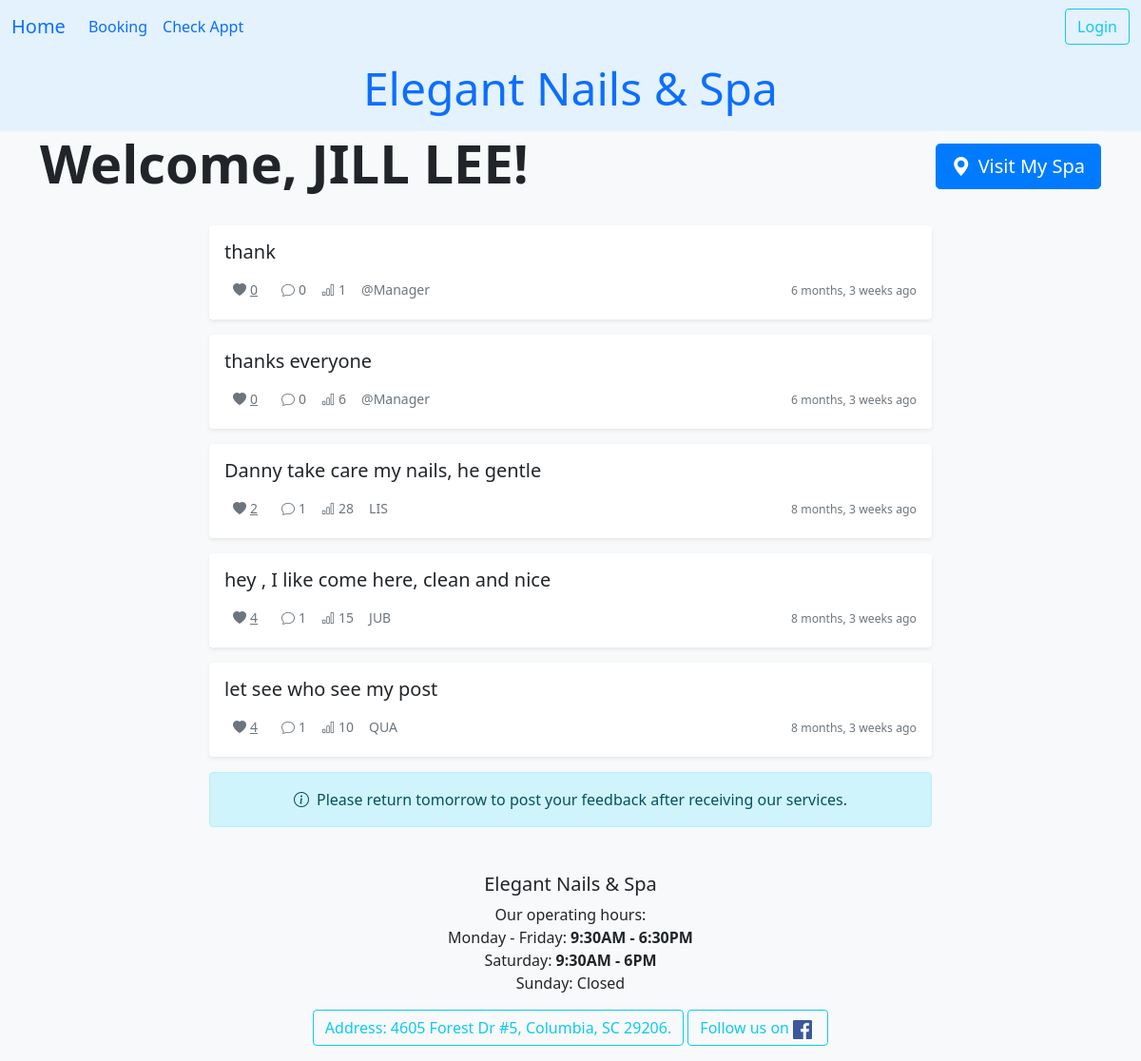
Page /ledger/chat_room/2/ on the earlier database version.
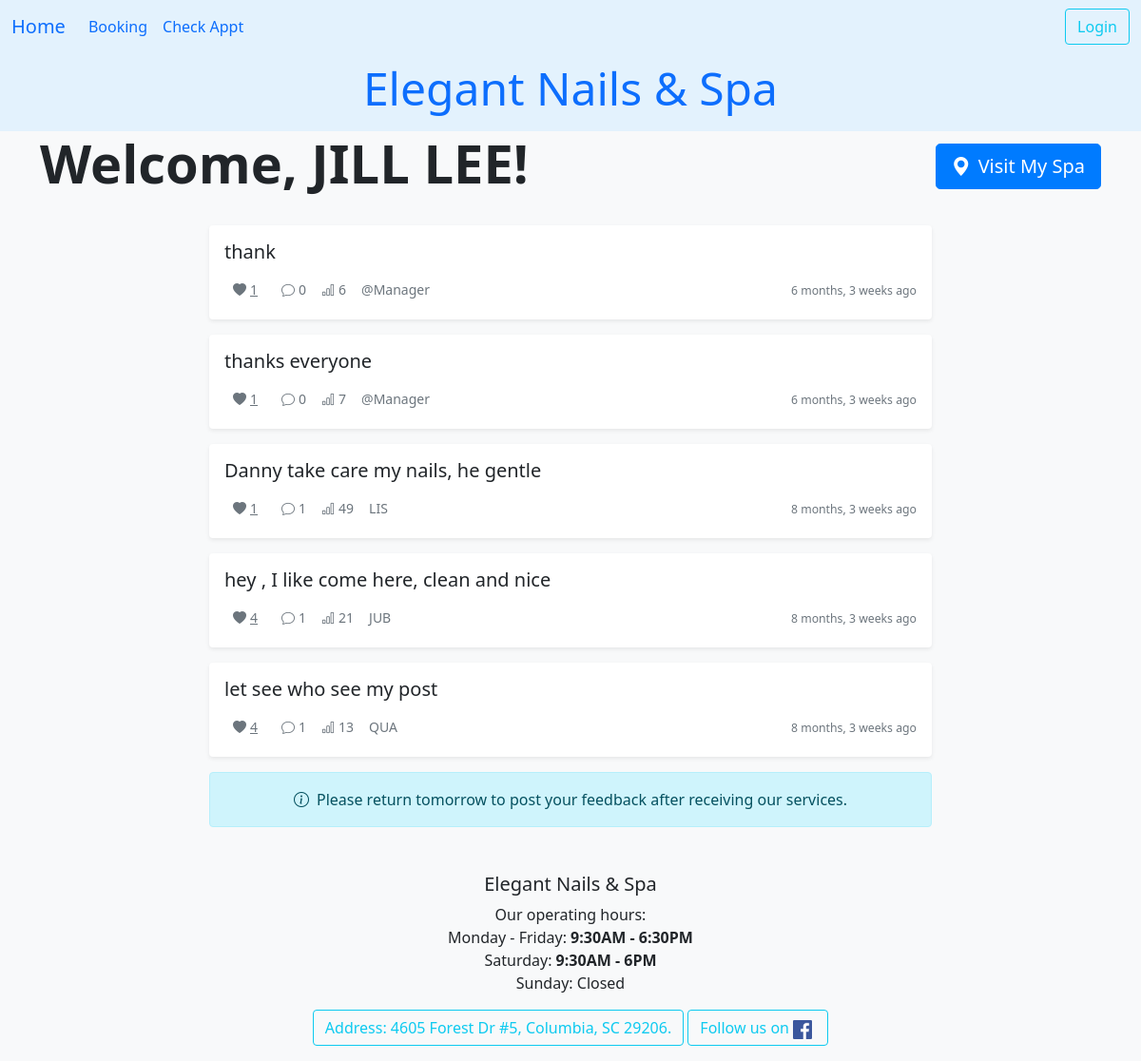
Same page on the later database version.
### ledger/models.py (models this page shows, shortened)
class Chat(models.Model):
    isNew = models.BooleanField(default=True)
    text = models.TextField(validators=[MinLengthValidator(1, "What's your message.")], max_length=800)
    created_at = models.DateTimeField(auto_now_add=True)
    reply_to = models.ForeignKey('self', on_delete=models.CASCADE, null=True, blank=True, related_name='replies')
    owner = models.ForeignKey(settings.AUTH_USER_MODEL, on_delete=models.CASCADE, related_name="chats", null=True)
    client = models.ForeignKey(Khach, on_delete=models.CASCADE, related_name="client_chats", null=True, blank=True)
    view_count = models.IntegerField(default=0)
    def __str__(self):
        if len(self.text) < 200 : return self.text
        return self.text[:200] + ' ...'
    @property
    def nickName(self):
        if self.client:
            nickname = self.client.full_name[:3]
            return nickname
        return "@Manager"
    @property
    def total_likes(self):
        return self.likes.count()
    @property
    def get_reply_count(self):
        return self.replies.count()

class Khach(models.Model):
    class Status(models.TextChoices):
        online = "Confirmed"
        anyone = "Anyone"
        cancel = "Cancel"
    full_name = models.CharField(max_length=25, validators=[MinLengthValidator(5)])
    phone = PhoneNumberField()
    email = models.EmailField(max_length=50, null=True, blank=True, help_text="Enter your email for booking confirmations.")
    technician = models.ForeignKey(Technician, on_delete=models.SET_NULL, null=True, blank=True, related_name='khachs')
    points = models.PositiveIntegerField(default=0)
    first_comes = models.DateTimeField(editable=False,auto_now_add=True)
    desc = models.TextField(max_length=250,blank=True, null=True)
    services = models.ManyToManyField("Service", blank=True, related_name="khachs")
    status = models.CharField(choices=Status.choices, max_length=20, default=Status.online, help_text="Choose anyone as an alternate!")
    day_comes = models.DateField()
    time_at = models.TimeField()
    tag = models.CharField(max_length=20, null=True, blank=True)
    birthday = models.DateField(null=True, blank=True)
    upset_button = models.BooleanField(default=False)
    history = HistoricalRecords()
    class Meta:
        unique_together = ('full_name','phone',)
        ordering = ['full_name','-day_comes']
    def can_post_chat(self):
        return self.khachvisits.filter(day_comes__lt=datetime.date.today()).exists()

### ledger/views.py (the view)
# urls.py: path('ledger/chat_room/<int:pk>/', views.ChatView.as_view(), name="chat_room"),
class ChatView(View):
    template = "ledger/chat_room.html"
    def get(self, request, pk):
        request.session['client_id'] = pk
        client = get_object_or_404(Khach, id=pk)
        allChat = Chat.objects.filter(reply_to__isnull=True).order_by('-created_at').select_related("client").prefetch_related(
            Prefetch('likes', queryset=Like.objects.filter(client=client), to_attr='current_client_like'),
        )
        allChat = allChat[:75]
        paginator = Paginator(allChat, 25)
        page_number = request.GET.get('page', 1)
        page_obj = paginator.get_page(page_number)
        chat_form = ChatForm()
        context = {
            'page_obj' : page_obj, 'chat_form': chat_form, 'client' : client
        }
        return render(request, self.template, context)

### ledger/templates/ledger/chat_room.html (shortened to what this page needs)
{% extends 'base.html' %}
{% load crispy_forms_tags %}
{% load crispy_forms_filters %}
{% load humanize %}
{% load static %}
{% block heading %}
<div class="d-flex justify-content-between align-items-center mb-4">
    <h1 class="display-4 fw-bold">Welcome, {{ client.full_name }}!</h1>
    <a href="{% url 'ledger:iam_here' client.id %}" class="btn btn-primary btn-lg">
        <i class="bi bi-geo-alt-fill me-2"></i>Visit My Spa
    </a>
</div>
{% endblock %}
{% block content %}
<div class="container-fluid">
    <div class="row justify-content-center">
        <div class="col-lg-8">
            {% for talk in page_obj %}
            <div class="card mb-3 shadow-sm border-0">
                <div class="card-body">
                    <div class="d-flex justify-content-between align-items-center">
                        <a href="{% url 'ledger:chat_detail' talk.id %}" class="text-decoration-none text-dark">
                            <h5 class="card-title mb-1">{{ talk }}</h5>
                        </a>
                    </div>
                    <div class="d-flex align-items-center text-muted small mt-2">
                        <button class="btn btn-sm btn-link like-button {% if talk.current_client_like %}text-danger {% else %}text-muted{% endif %}"
                                data-chat-id="{{ talk.id }}"
                                data-url="{% url 'ledger:chat_like' talk.id %}">
                            <i class="bi bi-heart-fill me-1"></i><span class="like-count">{{ talk.total_likes }}</span>
                        </button>
                        <span class="ms-3">
                            <i class="bi bi-chat me-1"></i>{{ talk.get_reply_count }}
                        </span>
                        <span class="ms-3">
                            <i class="bi bi-bar-chart me-1"></i>{{ talk.view_count }}
                        </span>
                        <span class="ms-3">
                            {% if talk.owner == user %}
                            <span class="badge bg-primary">@Manager</span>
                            {% else %}
                            <span class="fw-semibold">{{ talk.nickName }}</span>
                            {% endif %}
                        </span>
                        <span class="ms-auto">
                            <small>{{ talk.created_at | naturaltime }}</small>
                        </span>
                    </div>
                </div>
            </div>
            {% empty %}
            <div class="text-center text-muted py-5">
                <i class="bi bi-chat-left-text display-4"></i>
                <p class="mt-3">No chats yet. Be the first to post!</p>
            </div>
            {% endfor %}
            {% if client.can_post_chat %}
            <div class="card mb-4 shadow-sm border-0">
                <div class="card-body">
                    <h5 class="card-title">Share Your Feedback</h5>
                    <form action="{% url 'ledger:chat_create' client.id %}" method="post">
                        {% csrf_token %}
                        <div class="mb-3">
                            {{ chat_form | crispy }}
                        </div>
                        <div class="d-flex justify-content-end">
                            <button type="submit" class="btn btn-primary me-3 w-25">Post</button>
                            <a href="{% url 'ledger:index' %}" class="btn btn-outline-secondary">Cancel</a>
                        </div>
                    </form>
                </div>
            </div>
            {% else %}
            <div class="alert alert-info text-center">
                <i class="bi bi-info-circle me-2"></i>Please return tomorrow to post your feedback after receiving our services.
            </div>
            {% endif %}
        </div>
    </div>
</div>
<link rel="stylesheet" href="{% static 'css/chat.css' %}">
{% endblock %}

Differences in the rows shown:
changed Chat "thank": total_likes "0" → "1"; view_count "1" → "6"
changed Chat "thanks everyone": total_likes "0" → "1"; view_count "6" → "7"
changed Chat "Danny take care my nails, he gentle": total_likes "2" → "1"; view_count "28" → "49"
changed Chat "hey , I like come here, clean and nice": view_count "15" → "21"
changed Chat "let see who see my post": view_count "10" → "13"
